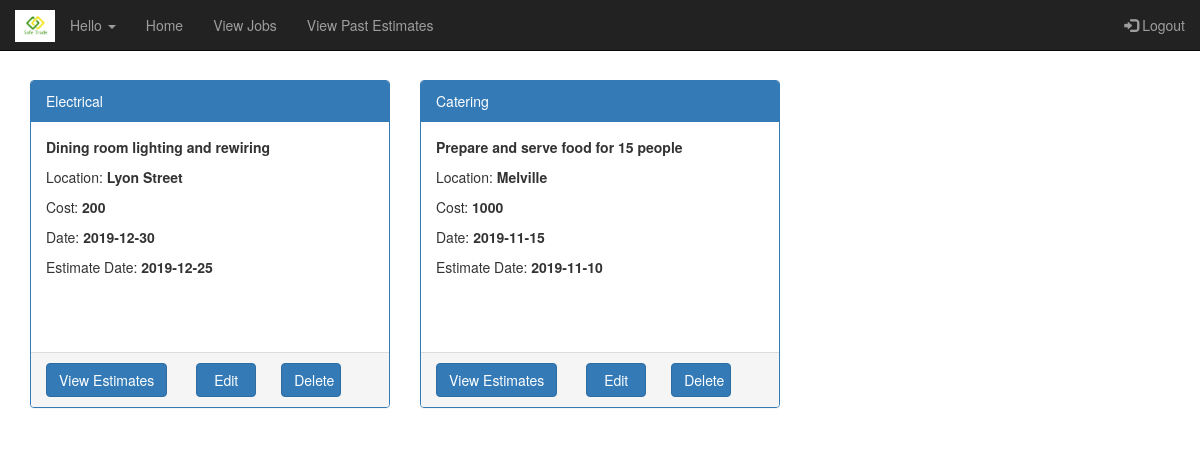
Before: /userPage.php?uid=19 with the older database file.
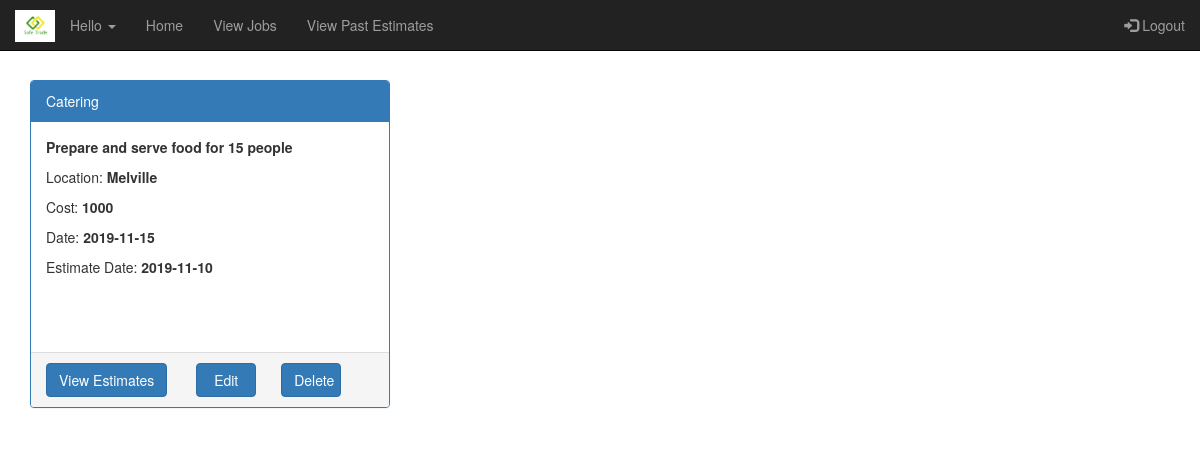
After: the same page with the newer database file.
### tables this page shows
CREATE TABLE `jobdetails` (
  `JobId` int(11) NOT NULL,
  `UId` int(11) NOT NULL,
  `JobType` varchar(255) NOT NULL,
  `JobDescription` varchar(255) NOT NULL,
  `Location` varchar(50) NOT NULL,
  `CostRange` double NOT NULL,
  `ActiveDate` date NOT NULL,
  `EstimateDate` date NOT NULL,
  `IsClosed` int(11) NOT NULL,
  `IsEstimateAccepted` int(11) NOT NULL
);

### classes/Job.php (called while the page is built, shortened)
<?php
class Job{
  private $jid = null;
  private $jdescription = "";
  private $jtype = "";
  private $cost = null;
  private $activedate = "";
  private $estimationdate = null;
  private $location = null;
  public function __construct($jid,$uid, $jtype,$jdescription,$location,   $cost, $activedate,$estimationdate,$isclosed){
    $this->jid = $jid;
    $this->jdescription = $jdescription;
    $this->jtype = $jtype;
    $this->cost = $cost;
    $this->activedate = $activedate;
    $this->estimationdate = $estimationdate;
    $this->location = $location;
  }
  public static function findByUser($mysqli, $uid){
    $today=date('Y-m-d');
    $sql = sprintf("select * from jobdetails where IsClosed=0 and UId=%s and ActiveDate>='%s'", $uid,$today);
    $result = $mysqli->query($sql);
    if ($result){
      $jobs = new Collection();
      while($row = $result->fetch_assoc()){
        $job = new Job($row['JobId'],$row['UId'], $row['JobType'], $row['JobDescription'], $row['Location'], $row['CostRange'], $row['ActiveDate'], $row['EstimateDate'],$row['IsClosed']);
        $jobs->Add($row['JobId'], $job);
      }
    }
    return $jobs;
  }
  public function getJobId(){
    return $this->jid;
  }
  public function getJobDescription(){
    return $this->jdescription;
  }
  public function getJobType(){
    return $this->jtype;
  }
  public function getLocation(){
    return $this->location;
  }
  public function getCost(){
    return $this->cost;
  }
  public function getActiveDate(){
    return $this->activedate;
  }
  public function getEstimateDate(){
    return $this->estimationdate;
  }
}
?>

### classes/Collection.php (called while the page is built, shortened)
<?php
class Collection {
    private $records = array();
    public function add($key, $record){
        $result = false;
        if ($key != null) {
            $this->records[$key] = $record;
            $result = true;
        }
        return $result;
    }
    public function getRecords(){
        return $this->records;
    }
}
?>

### userPage.php (the view, shortened to what this page needs)
<?php
require_once("headers.php");
require_once("footer.php");
?>
<div class="container" >
<div class="row">
<?php  $jobs=Job ::findByUser($mysqli,$_GET['uid']);
          $count=0;
          foreach($jobs->getRecords() as $id => $job)
          {
             $count=$count+1;
          }
          if($count ==0)
          {
            echo '<h3 style="font-style:italic;">You have not posted any jobs yet! Post one now....';
            echo "<a data-toggle=\"modal\" data-target=\"#myModal\">Click here to Post Job</a></h3>";
          }
          else{
             foreach($jobs->getRecords() as $id => $job){
               ?>
<div class="col-sm-4" >
      <div class="panel panel-primary">
        <div class="panel-heading"><?php echo $job->getJobType(); ?></div>
        <div class="panel-body" style="height:230px">
        <p><b><?php echo $job->getJobDescription(); ?></b></p>
        <p>Location: <b><?php echo $job->getLocation(); ?></b></p>
        <p>Cost: <b><?php echo $job->getCost(); ?></b></p>
        <p>Date: <b><?php echo $job->getActiveDate(); ?></b></p>
        <p>Estimate Date: <b><?php echo $job->getEstimateDate(); ?></b></p>
        </div>
        <div class="panel-footer pviewestimate">
            <a data-toggle="modal" data-target="" class="btn btn-primary viewestimate" name="viewestimate">View Estimates</a>
            <?php
            echo "<a href=\"editJob.php?id=".$job->getJobId()."\"  style=\"width: 60px;margin-left: 25px;\" class=\"btn btn-primary\">Edit </a>";
            echo "<a href=\"deleteJobDB.php?id=".$job->getJobId()."\"  style=\"width: 60px;margin-left: 25px;\" class=\"btn btn-primary\" onclick=\"return confirm('Are you sure to remove your job?')\">Delete </a>";
            ?>
        </div>
      </div>
    </div>
    <?php }}; ?>
    </div>
</div>

Changed rows visible on the page:
no longer on this page (row edited): jobdetails: JobType "Electrical", JobDescription "Dining room lighting and rewiring", Location "Lyon Street", CostRange "200", ActiveDate "2019-12-30", EstimateDate "2019-12-25"
